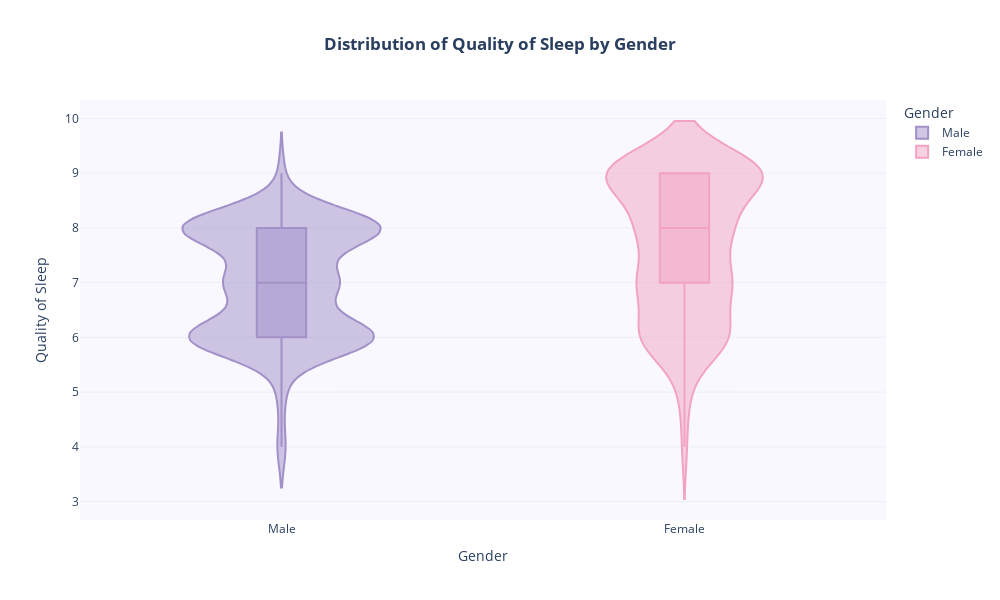

This figure's notebook cell:
### Code cell
color_palette = {'Male': '#a290c8', 'Female': '#f2a3c3'}

fig = px.violin(
    data,
    x='Gender',
    y='Quality of Sleep',
    color='Gender',
    color_discrete_map=color_palette,
    box=True,       # Display the box plot inside the violins
    # Optionally show all points
    title='<b>Distribution of Quality of Sleep by Gender<b>',
    template='plotly_white'
)

fig.update_layout(
    xaxis_title='Gender',
    yaxis_title='Quality of Sleep',
    title_x=0.5  # Center the title
    , width=width,
    height=height,
    plot_bgcolor='#faf8ff'
)

fig.show()

### Figure 1 — Plotly figure (JSON) as saved in the notebook; plotly's stock layout.template omitted (floating-point values rounded to 4 significant figures; data arrays with more than 128 entries replaced by an {"elided": "..."} marker saying what was removed)
{"data": [{"alignmentgroup": "True", "box": {"visible": true}, "hovertemplate": "Gender=%{x}<br>Quality of Sleep=%{y}<extra></extra>", "legendgroup": "Male", "marker": {"color": "#a290c8"}, "name": "Male", "offsetgroup": "Male", "orientation": "v", "scalegroup": "True", "showlegend": true, "type": "violin", "x": {"elided": "189 str values"}, "x0": " ", "xaxis": "x", "y": {"elided": "189 int values"}, "y0": " ", "yaxis": "y"}, {"alignmentgroup": "True", "box": {"visible": true}, "hovertemplate": "Gender=%{x}<br>Quality of Sleep=%{y}<extra></extra>", "legendgroup": "Female", "marker": {"color": "#f2a3c3"}, "name": "Female", "offsetgroup": "Female", "orientation": "v", "scalegroup": "True", "showlegend": true, "type": "violin", "x": {"elided": "185 str values"}, "x0": " ", "xaxis": "x", "y": {"elided": "185 int values"}, "y0": " ", "yaxis": "y"}], "layout": {"height": 600, "legend": {"title": {"text": "Gender"}, "tracegroupgap": 0}, "plot_bgcolor": "#faf8ff", "title": {"text": "<b>Distribution of Quality of Sleep by Gender<b>", "x": 0.5}, "violinmode": "overlay", "width": 1000, "xaxis": {"anchor": "y", "categoryarray": ["Male", "Female"], "categoryorder": "array", "domain": [0, 1], "title": {"text": "Gender"}}, "yaxis": {"anchor": "x", "domain": [0, 1], "title": {"text": "Quality of Sleep"}}}}
